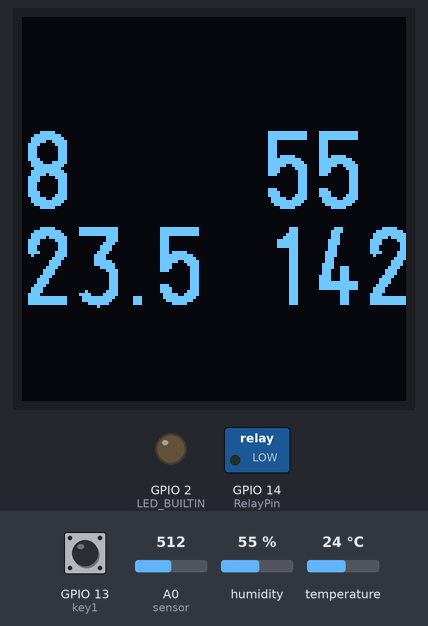
Bench run of a sketch on a simulated ESP8266 (NodeMCU). Shown: 128×128 one-colour display, switched loads named in the sketch (green lamp = pin HIGH), output pins drawn as LEDs (lit = HIGH, except the on-board LED, lit = LOW). Dashed ring = blinking. Inputs (shaded band) come from the test bench; at power-on: temperature 24 °C, A0 (sensor) = 512, humidity 55 %, GPIO 13 (key1) HIGH. WiFi joins after 1.5 s; servers stay silent unless stated.

Above: at 1.2 s.
1.3 s: temperature set to 0 °C
At 2.0 s:
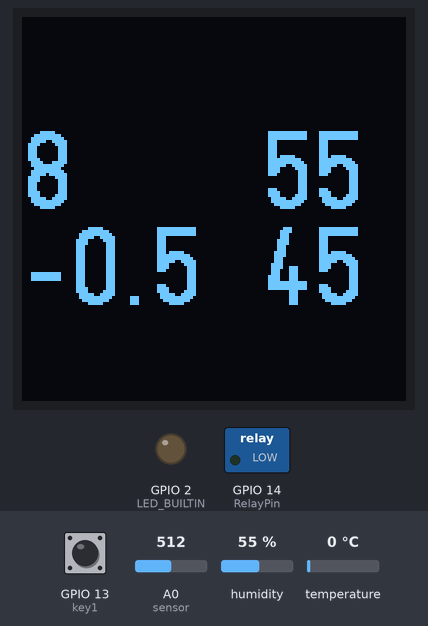
3.1 s: A0 (sensor) set to 392
At 3.9 s:
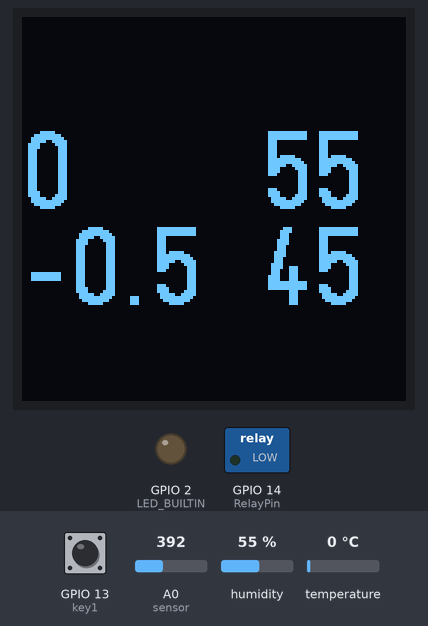
4.7 s: A0 (sensor) set to 367
At 5.41 s:
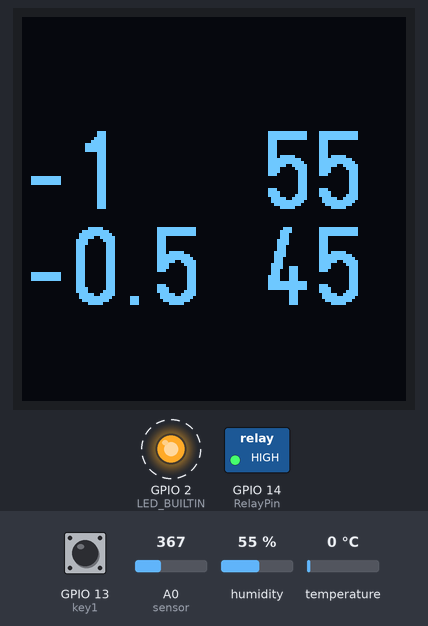
7.7 s: humidity set to 22 %
At 9.44 s:
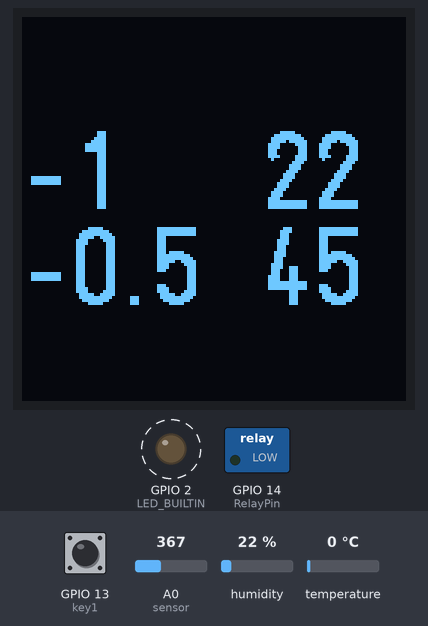
10.3 s: humidity set to 40 %
At 11.63 s:
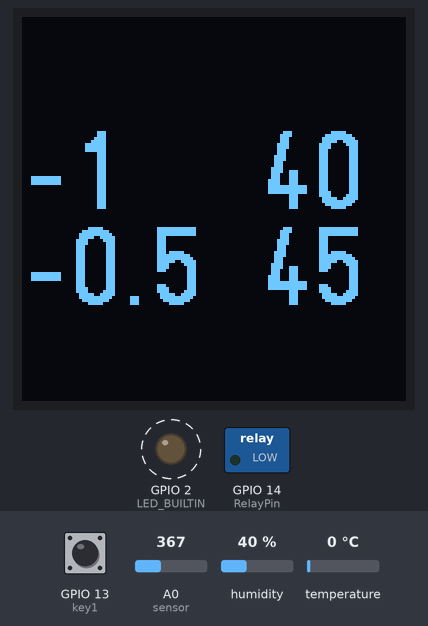
12.5 s: A0 (sensor) set to 306
At 13.83 s:
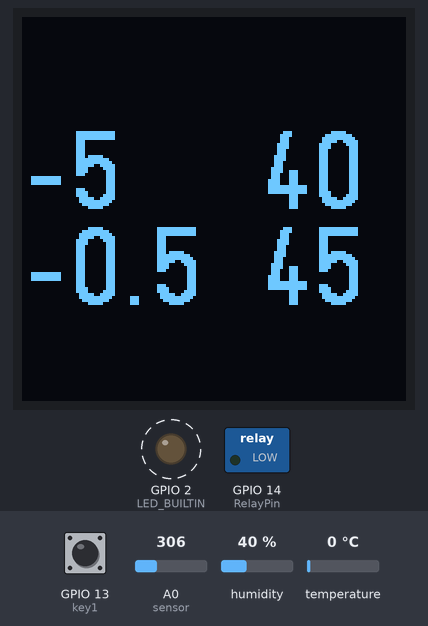
Timing chart, 0 to 15.7 s (numbered marks = the images above; inputs shaded):
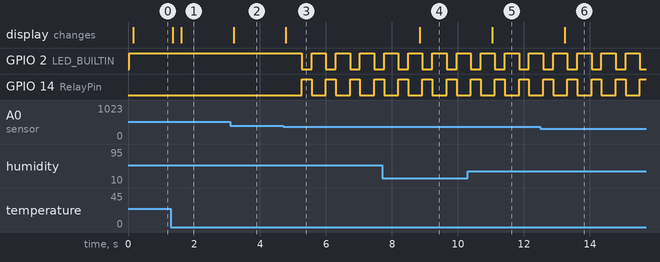

The sketch:

esp8266_AHTX0_SecureWebUpdate.ino
```cpp
#include <ESP8266WiFi.h>
#include <WiFiClient.h>
#include <ESP8266WebServer.h>
#include <ESP8266HTTPUpdateServer.h>
#include <ESP8266mDNS.h>
#include <U8g2lib.h>
#include <Adafruit_AHTX0.h>

#define RelayPin 14 // D5
#define key1 13     // D6

Adafruit_AHTX0 aht;

U8G2_SH1107_SEEED_128X128_F_HW_I2C u8g2(U8G2_R1, /* reset=*/ U8X8_PIN_NONE);
//U8G2_SSD1306_128X64_NONAME_F_HW_I2C u8g2(U8G2_R0, /* reset=*/ U8X8_PIN_NONE);


const char* host = "esp8266-webupdate";
const char* update_path = "/update";
const char* update_username = "admin";
const char* update_password = "admin";
const char* ssid = "test";
const char* password = "1q2w3e4r";

int analogMin = 10;
int analogMax = 920;
int analogVal ;
int potentiometer_temp ;
double aht_Temperature;
double aht_Humidity;

int rssi;
int rssiMin = -85; // define minimum strength of signal in dBm
int rssiMax = -25; // define maximum strength of signal in dBm
int alarm_stat = 0;


unsigned long startMillis;
unsigned long currentMillis;
unsigned long period = 5000; //10800000; //3h

ESP8266WebServer httpServer(80);
ESP8266HTTPUpdateServer httpUpdater;

void setup(void)
{
  Serial.begin(115200);
  Serial.println();
  WiFi.begin(ssid, password);

  MDNS.begin(host);

  httpUpdater.setup(&httpServer, update_path, update_username, update_password);
  httpServer.on("/", handle_OnConnect);
  httpServer.begin();

  MDNS.addService("http", "tcp", 80);

  startMillis = millis();   //initial start time
  pinMode(LED_BUILTIN, OUTPUT);
  pinMode(RelayPin, OUTPUT);
  pinMode(key1, INPUT_PULLUP); // set pin  as input

  aht.begin();
  u8g2.begin();
  digitalWrite(LED_BUILTIN, HIGH);   // turn the led off
  digitalWrite(RelayPin, LOW);      // turn relay off
}

void handle_OnConnect()
{
  httpServer.send(200, "text/html", SendHTML(aht_Temperature, aht_Humidity));
}

String SendHTML(float v1, float v2)
{
  String ptr = "<!DOCTYPE html> <html>\n";
  ptr += "<head><meta name=\"viewport\" content=\"width=device-width, initial-scale=1.0, user-scalable=no\">\n";
  ptr += "<meta http-equiv=\"refresh\" content=\"60\">\n";
  ptr += "<meta name=\"author\" content=\"Zefir\">\n";
  ptr += "<title>temperature & humidity report</title>\n";
  ptr += "<style>html { font-family: Cursive; display: inline-block; margin: 0px auto; text-align: center;}\n";
  ptr += "body{margin-top: 50px;} h1 {color: #444444;margin: 50px auto 30px;}\n";
  ptr += "p {font-size: 24px;color: #444444;margin-bottom: 10px;}\n";
  ptr += "</style>\n";
  ptr += "</head>\n";
  ptr += "<body>\n";
  ptr += "<div id=\"webpage\">\n";
  ptr += "<h1>temperature & humidity</h1>\n";

  ptr += "<p>temperature ";
  ptr += v1;
  ptr += " *C</p>";

  ptr += "<p>alarm_temp: ";
  ptr += potentiometer_temp;
  ptr += " *C</p>";

  ptr += "<p>humidity: ";
  ptr += v2;
  ptr += " %H</p>";

  ptr += "<p>wifi: ";
  ptr += rssi;
  ptr += " % signal</p>";

  ptr += "</div>\n";
  ptr += "</body>\n";
  ptr += "</html>\n";
  return ptr;
}

void loop(void)
{
  sensors_event_t humidity, temp;
  aht.getEvent(&humidity, &temp);// populate temp and humidity objects with fresh data
  aht_Temperature = temp.temperature - 0.5;
  aht_Humidity = humidity.relative_humidity;
  analogVal = constrain(analogRead(A0), analogMin, analogMax);  // limits range of sensor values to between analogMin and analogMax
  potentiometer_temp = map(analogVal, analogMin, analogMax, -25, 35);  //analogVal to %

  if (alarm_stat == 1) alarma();

  currentMillis = millis();  //get the current "time" (actually the number of milliseconds since the program started)

  if (currentMillis - startMillis >= period)  //test whether the period has elapsed
  {
    if (aht_Temperature >= potentiometer_temp)
    {
      alarm_stat = 1;
    }
    startMillis = currentMillis;  //save the start time
  }

  int key1S = digitalRead(key1); // read if key1 is pressed

  if (!key1S) ESP.restart();

  httpServer.handleClient();
  MDNS.update();
  rssi = map(WiFi.RSSI(), rssiMin, rssiMax, 0, 100); //rssi to %
  oled_print();


  if (millis() / 3600000  > 72) ESP.restart();
}

void alarma()
{
  digitalWrite(RelayPin, HIGH);
  digitalWrite(LED_BUILTIN, LOW);
  delay(300);
  digitalWrite(RelayPin, LOW);
  digitalWrite(LED_BUILTIN, HIGH);
  delay(300);
}

void oled_print()
{
  u8g2.clearBuffer();
  u8g2.setFontMode(1);
  u8g2.setFont(u8g2_font_logisoso26_tf);

  u8g2.setCursor(0, 64); //0,32 ; // 0,64
  u8g2.print((int)potentiometer_temp);

  u8g2.setCursor(0, 96); //0,64 ; //0, 96
  u8g2.print(aht_Temperature, 1);

  u8g2.setCursor(80, 64); //80,32  ; // 80, 64
  u8g2.print((int)aht_Humidity);

  u8g2.setCursor(80, 96); //80,64 ; // 80, 96
  u8g2.print(rssi);

  u8g2.sendBuffer();
}
```

Measured:
- the behaviour switches between 382 and 381 on A0 (sensor) (found by bisection; images 2 and 3)
- after the input at 1.3 s, the display: first changes after 0.05 s (image 1 shows a later state)
- after the input at 3.1 s, the display: changes after 0.10 s (image 2)
- after the input at 4.7 s, GPIO 2 (LED_BUILTIN): alternates HIGH for 0.43 s and LOW for 0.30 s, starting after 0.56 s; GPIO 14 (RelayPin): alternates HIGH for 0.30 s and LOW for 0.43 s, starting after 0.56 s; the display: changes after 0.09 s (image 3)
- after the input at 7.7 s, the display: changes after 1.1 s (image 4)
- after the input at 10.3 s, the display: changes after 0.74 s (image 5)
- after the input at 12.5 s, the display: changes after 0.74 s (image 6)
